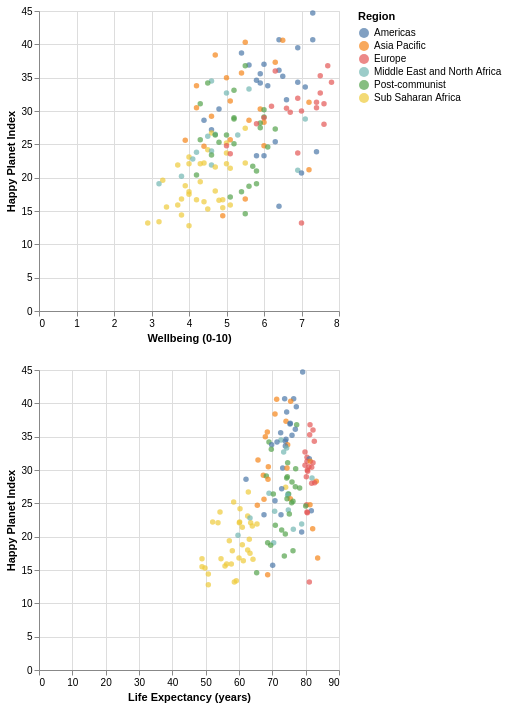

Source (notebook cell):
### Markdown cell above
<b>Challenging Task:</b> How to place the plots vertically one after the other?

### Code cell
chart = alt.Chart(hpi_df).mark_circle().encode(
y='Happy Planet Index',
color='Region:N'
)

chart1 = chart.encode(x='Wellbeing (0-10)')
chart2 = chart.encode(x='Life Expectancy (years)')
alt.vconcat(chart1, chart2)

### Figure 1 — Vega-Lite specification as saved in the notebook (floating-point values rounded to 4 significant figures; data arrays with more than 128 entries replaced by an {"elided": "..."} marker saying what was removed)
{"config": {"view": {"continuousWidth": 300, "continuousHeight": 300}}, "vconcat": [{"mark": {"type": "circle"}, "encoding": {"color": {"field": "Region", "type": "nominal"}, "x": {"field": "Wellbeing (0-10)", "type": "quantitative"}, "y": {"field": "Happy Planet Index", "type": "quantitative"}}}, {"mark": {"type": "circle"}, "encoding": {"color": {"field": "Region", "type": "nominal"}, "x": {"field": "Life Expectancy (years)", "type": "quantitative"}, "y": {"field": "Happy Planet Index", "type": "quantitative"}}}], "data": {"name": "data-06c1dbec64553b487ce4599ce4c93c9b"}, "$schema": "https://vega.github.io/schema/vega-lite/v5.8.0.json", "datasets": {"data-06c1dbec64553b487ce4599ce4c93c9b": {"elided": "140 records"}}}
